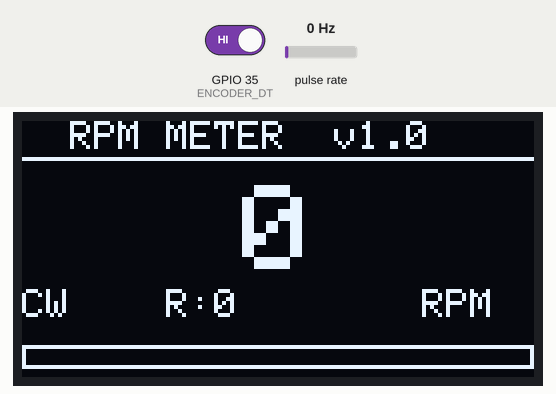
Bench run of a sketch on a simulated ESP32. Parts: 128×64 one-colour display. Wiring (inferred from the names in the program): pulse sensor: data GPIO 34. The test bench sets the inputs (shaded band); at power-on: pulse rate 0 Hz, GPIO 35 (ENCODER_DT) HIGH. What the sketch prints to the serial monitor is not drawn.

Above: at 3.2 s.
3.3 s: pulse rate (sensor on GPIO 34) set to 50 Hz
At 5.8 s:
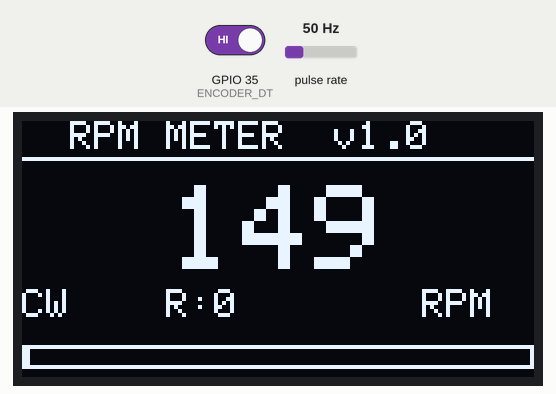
6.0 s: GPIO 35 (ENCODER_DT) driven LOW
At 6.6 s:
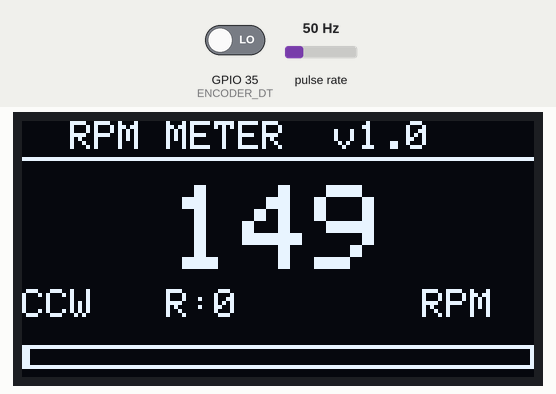
8.6 s: pulse rate (sensor on GPIO 34) set to 4 Hz
At 10.8 s:
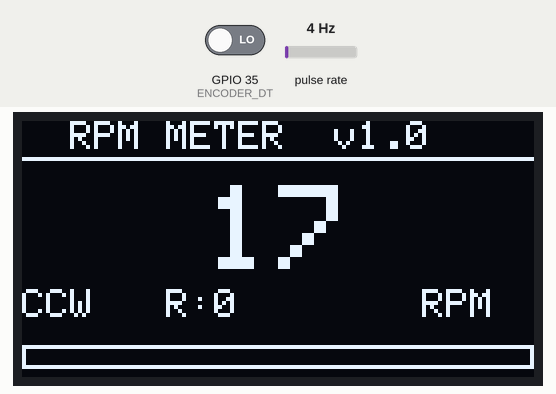
11.2 s: GPIO 35 (ENCODER_DT) driven HIGH
At 11.61 s:
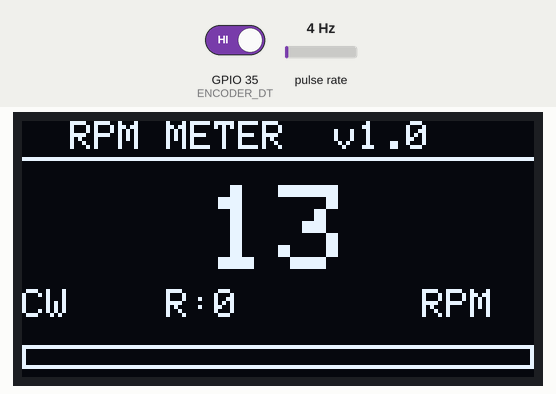
12.9 s: pulse rate (sensor on GPIO 34) set to 100 Hz
At 13.34 s:
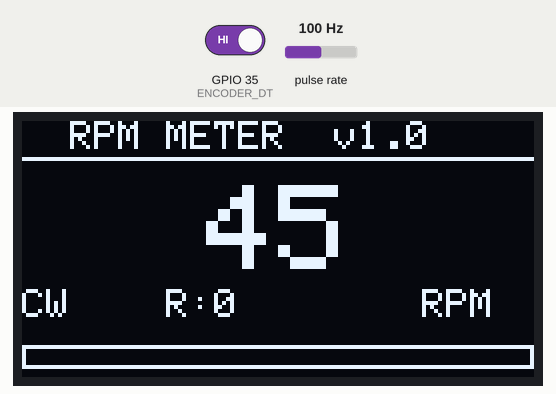
Timing chart, 0 to 15.7 s (numbered marks = the images above; inputs shaded):
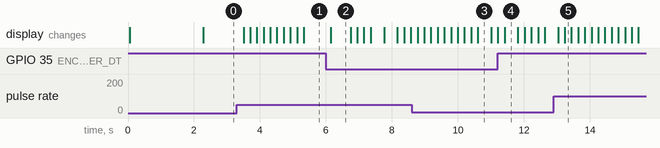

The sketch:

rpm_encoder_oled.ino
```cpp
/*
 * RPM Meter using Rotary Encoder + 0.96" OLED Display
 * Target: ESP32 (any 38-pin or 30-pin variant)
 *
 * Wiring:
 *   Rotary Encoder
 *     CLK (A)  --> GPIO 34
 *     DT  (B)  --> GPIO 35
 *     VCC      --> 3.3V
 *     GND      --> GND
 *
 *   OLED SSD1306 (0.96", I2C)
 *     SDA      --> GPIO 21
 *     SCL      --> GPIO 22
 *     VCC      --> 3.3V
 *     GND      --> GND
 *
 * Libraries required (install via Arduino Library Manager):
 *   - Adafruit SSD1306
 *   - Adafruit GFX Library
 *   - Wire (built-in)
 *
 * Formula:
 *   RPM = (pulse_count_in_window / PPR) * (60000 / sample_ms)
 */

#include <Wire.h>
#include <Adafruit_GFX.h>
#include <Adafruit_SSD1306.h>

// ─── Pin Definitions ──────────────────────────────────────────────────────────
#define ENCODER_CLK   34        // Channel A (interrupt-capable on ESP32)
#define ENCODER_DT    35        // Channel B (used for direction detection)

// ─── OLED Configuration ───────────────────────────────────────────────────────
#define OLED_WIDTH    128
#define OLED_HEIGHT   64
#define OLED_RESET    -1        // No reset pin; share Arduino reset
#define OLED_ADDRESS  0x3C      // Default I2C address (try 0x3D if nothing shows)

// ─── Encoder / RPM Settings ───────────────────────────────────────────────────
#define PPR           20        // Pulses Per Revolution of your encoder disc
                                // Common values: 20, 100, 200, 400, 600
                                // Adjust this to match your physical encoder

#define SAMPLE_MS     200       // Sampling window in milliseconds
                                // Lower  = faster updates, more noise
                                // Higher = smoother reading, slower response
                                // 100-500ms works well in most use cases

#define RPM_MAX       9999      // Clamp display ceiling

// ─── Globals ─────────────────────────────────────────────────────────────────
volatile long     pulseCount    = 0;   // Incremented inside ISR
volatile bool     dirForward    = true;
unsigned long     lastSample    = 0;
float             rpm           = 0.0;
float             rpmSmoothed   = 0.0;
const float       ALPHA         = 0.3f; // Low-pass filter coefficient (0–1)
                                        // Lower = smoother but slower
long              totalRevs     = 0;

Adafruit_SSD1306 display(OLED_WIDTH, OLED_HEIGHT, &Wire, OLED_RESET);

// ─── Interrupt Service Routine ────────────────────────────────────────────────
// Called on every RISING edge of Channel A.
// Channel B is sampled at that instant to determine direction.
void IRAM_ATTR encoderISR() {
  pulseCount++;
  dirForward = (digitalRead(ENCODER_DT) == HIGH);
}

// ─── OLED Draw Helpers ────────────────────────────────────────────────────────

// Draws a simple bar gauge at the bottom of the screen.
// val: current RPM,  maxVal: scale maximum
void drawBar(float val, float maxVal) {
  int barX  = 0;
  int barY  = 56;
  int barW  = OLED_WIDTH;
  int barH  = 6;

  display.drawRect(barX, barY, barW, barH, SSD1306_WHITE);
  int fill = (int)((val / maxVal) * (barW - 2));
  fill = constrain(fill, 0, barW - 2);
  if (fill > 0) {
    display.fillRect(barX + 1, barY + 1, fill, barH - 2, SSD1306_WHITE);
  }
}

// Draws the main RPM screen layout.
void drawRPMScreen(float rpmVal, bool forward, long revCount) {
  display.clearDisplay();

  // ── Title bar ──
  display.setTextSize(1);
  display.setTextColor(SSD1306_WHITE);
  display.setCursor(0, 0);
  display.print("  RPM METER  v1.0");
  display.drawLine(0, 9, OLED_WIDTH - 1, 9, SSD1306_WHITE);

  // ── Large RPM value ──
  display.setTextSize(3);
  int rpmDisplay = (int)constrain(rpmVal, 0, RPM_MAX);
  String rpmStr  = String(rpmDisplay);

  // Right-align the number
  int charWidth  = 18; // approx pixels per char at size 3
  int strPixels  = rpmStr.length() * charWidth;
  int cursorX    = (OLED_WIDTH - strPixels) / 2;
  display.setCursor(cursorX, 16);
  display.print(rpmStr);

  // ── "RPM" unit label ──
  display.setTextSize(1);
  display.setCursor(100, 42);
  display.print("RPM");

  // ── Direction indicator ──
  display.setCursor(0, 42);
  display.print(forward ? "CW " : "CCW");

  // ── Total revolutions (small) ──
  display.setCursor(0, 42);
  // Overwrite direction with rev counter on left
  display.setCursor(36, 42);
  display.print("R:");
  display.print(revCount % 10000); // keep it short

  // ── Bar gauge ──
  drawBar(rpmVal, RPM_MAX);

  display.display();
}

// Splash screen shown once at startup.
void drawSplash() {
  display.clearDisplay();
  display.setTextSize(2);
  display.setTextColor(SSD1306_WHITE);
  display.setCursor(10, 8);
  display.print("RPM Meter");
  display.setTextSize(1);
  display.setCursor(8, 32);
  display.print("ESP32 + Encoder");
  display.setCursor(20, 44);
  display.print("SSD1306 OLED");
  display.setCursor(28, 56);
  display.print("PPR: ");
  display.print(PPR);
  display.display();
  delay(2000);
}

// ─── Setup ───────────────────────────────────────────────────────────────────
void setup() {
  Serial.begin(115200);
  Serial.println("RPM Meter starting...");

  // Encoder pins — internal pull-ups, encoder is active-low on most modules
  pinMode(ENCODER_CLK, INPUT_PULLUP);
  pinMode(ENCODER_DT,  INPUT_PULLUP);

  // Attach interrupt on rising edge of CLK (Channel A)
  attachInterrupt(digitalPinToInterrupt(ENCODER_CLK), encoderISR, RISING);

  // Initialise OLED
  if (!display.begin(SSD1306_SWITCHCAPVCC, OLED_ADDRESS)) {
    Serial.println("SSD1306 not found. Check wiring and I2C address.");
    while (true) { delay(1000); } // halt
  }
  display.setRotation(0);
  display.cp437(true);

  drawSplash();

  lastSample = millis();
  Serial.println("Ready.");
}

// ─── Main Loop ───────────────────────────────────────────────────────────────
void loop() {
  unsigned long now = millis();

  if (now - lastSample >= SAMPLE_MS) {
    // Atomically snapshot and reset the counter
    noInterrupts();
    long count = pulseCount;
    pulseCount  = 0;
    interrupts();

    // Convert to RPM
    // pulses_per_second = count / (SAMPLE_MS / 1000.0)
    // rps = pulses_per_second / PPR
    // rpm = rps * 60
    float rawRPM = ((float)count / PPR) * (60000.0f / SAMPLE_MS);
    rawRPM = constrain(rawRPM, 0.0f, (float)RPM_MAX);

    // Exponential moving average (low-pass smoothing)
    rpmSmoothed = ALPHA * rawRPM + (1.0f - ALPHA) * rpmSmoothed;
    rpm = rpmSmoothed;

    // Accumulate total revolutions
    totalRevs += count / PPR;

    lastSample = now;

    // Update display
    drawRPMScreen(rpm, dirForward, totalRevs);

    // Serial output for Serial Plotter / logging
    Serial.print("RPM: ");
    Serial.print((int)rpm);
    Serial.print("  Dir: ");
    Serial.print(dirForward ? "CW" : "CCW");
    Serial.print("  Revs: ");
    Serial.println(totalRevs);
  }

  // Small yield so the Wi-Fi/BT stack doesn't starve (good practice on ESP32)
  delay(5);
}
```

Measured:
- after the input at 3.3 s, the display: first changes after 0.20 s (image 1 shows a later state)
- after the input at 6.0 s, the display: changes after 0.14 s (image 2)
- after the input at 11.2 s, the display: first differs from a run without the input after 0.21 s (image 4)
- what the display in image 2 shows lasts 0.6 s, from 6.1 s to 6.7 s
- what the display in image 3 shows lasts 0.4 s, from 10.6 s to 11.0 s
